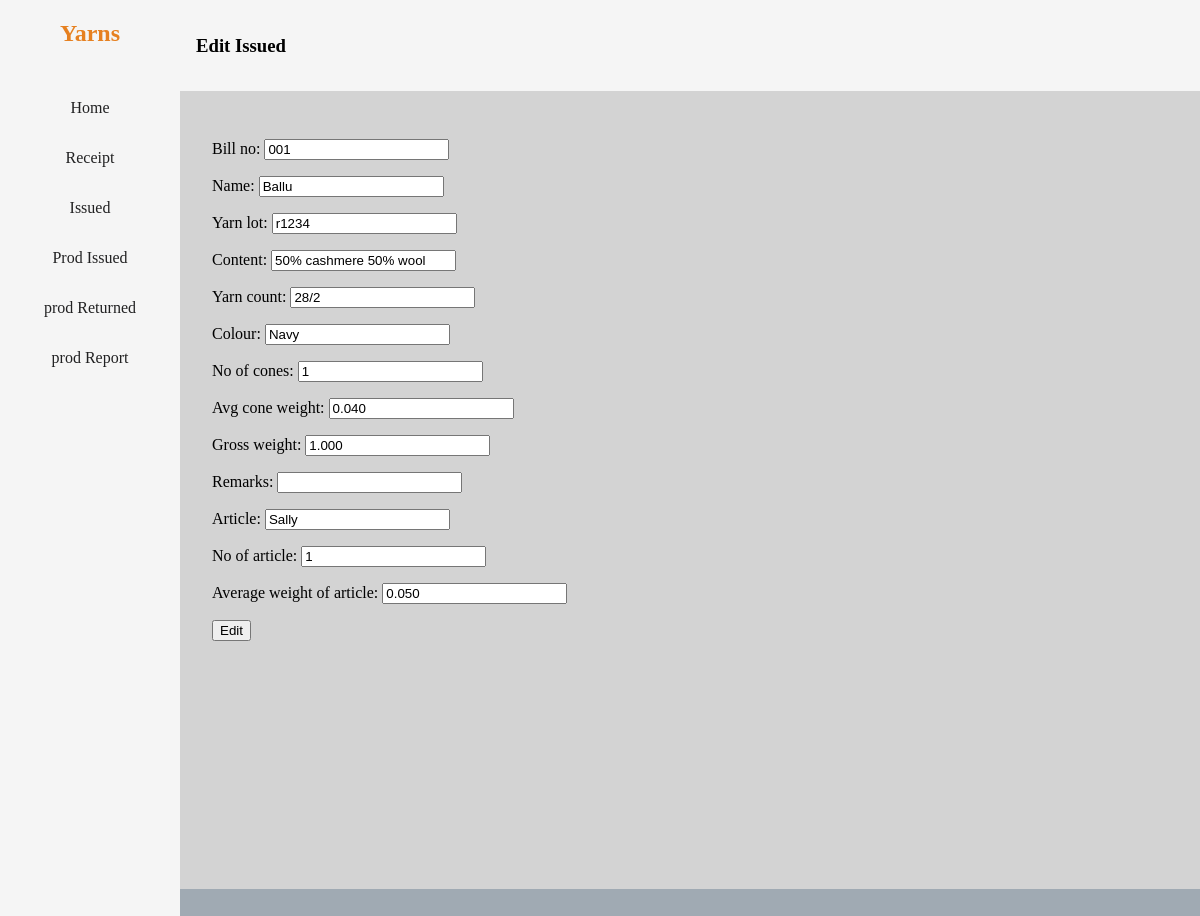
The page /production_issued_edit/1/ on the database its author committed.
### stock/models.py (models this page shows, shortened)
class CommonInfo(models.Model):
    date = models.DateField(auto_now_add=True)
    bill_no = models.CharField(max_length=50)
    name = models.CharField(max_length=50)
    yarn_lot = models.CharField(max_length=50)
    content = models.CharField(max_length=50)
    yarn_count = models.CharField(max_length=50)
    colour = models.CharField(max_length=50, null=True)
    no_of_cones = models.PositiveIntegerField()
    avg_cone_weight = models.DecimalField(max_digits=10, decimal_places=3)
    gross_weight = models.DecimalField(max_digits=10, decimal_places=3)
    net_weight = models.DecimalField(max_digits=6, decimal_places=3, editable=False, null=True)
    remarks = models.CharField(max_length=50, null=True, default="", blank=True)
    class Meta:
        abstract = True

class Production_Issued(CommonInfo, models.Model):
    article = models.CharField(max_length=50)
    no_of_article = models.PositiveIntegerField()
    average_weight_of_article = models.DecimalField(max_digits=10, decimal_places=3)
    required_weight_for_prod = models.DecimalField(max_digits=10, decimal_places=3, editable=False, null=True)

### stock/views.py (the view)
# urls.py: path('production_issued_edit/<int:pk>/', views.production_issued_edit, name='production_issued_edit'),
def production_issued_edit(request, pk):
    production_issued = get_object_or_404(Production_Issued, pk=pk)
    if request.method == 'POST':
        form = Production_Issued_Form(request.POST, instance=production_issued)
        if form.is_valid():
            form.save()
            return redirect('production_issued')
    else:
        form = Production_Issued_Form(instance=production_issued)
    return render(request, 'edit_page/production_issued_edit.html', {'production_issued':production_issued, 'form':form})

### stock/forms.py
class Production_Issued_Form(ModelForm):
    class Meta:
        model = Production_Issued
        fields = '__all__'

### stock/templates/edit_page/production_issued_edit.html (shortened to what this page needs)
{% extends 'base.html' %}
<h3>{% block heading %}Edit Issued{% endblock %}</h3>
{% block table %}
    <div style="padding: 2rem; height:100%;">
        <form method="post">
            {{form.as_p}}
            <button type="Submit">Edit</button>
        </form>
    </div>
{% endblock %}

### templates/base.html (style rules this page uses)
body { padding: 0; margin: 0; display: flex; flex-direction: row; background-color: rgb(160, 170, 179); }

### rows shown on the page
Production_Issued: bill_no "001", name "Ballu", yarn_lot "r1234", content "50% cashmere 50% wool", yarn_count "28/2", colour "Navy", no_of_cones "1", avg_cone_weight "0.040", gross_weight "1.000", article "Sally", no_of_article "1", average_weight_of_article "0.050"
